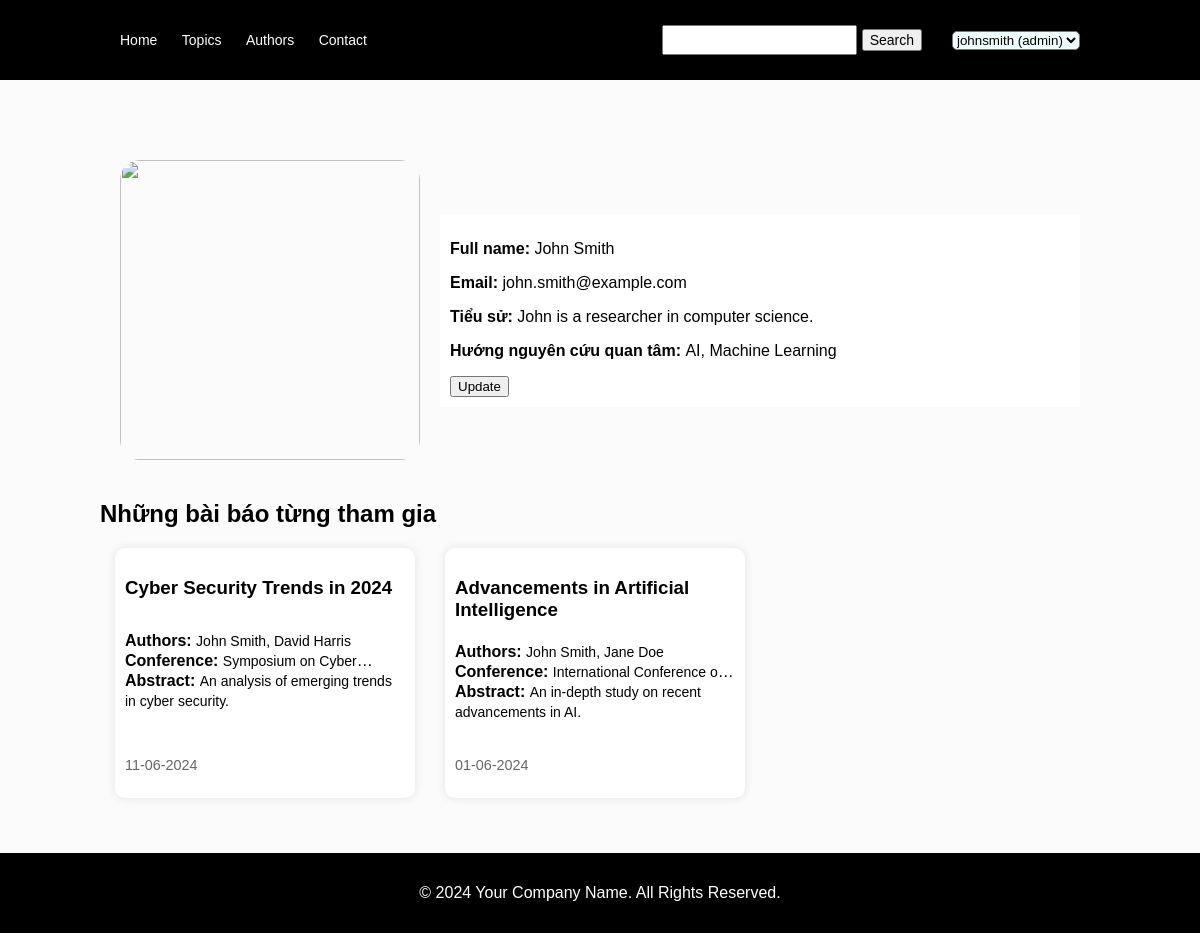
/index.php?action=profile (signed in), run on the app's committed database.
### tables this page shows
CREATE TABLE AUTHORS (
    user_id INT PRIMARY KEY,
    full_name VARCHAR(255) NOT NULL,
    website VARCHAR(255),
    profile_json_text VARCHAR(4000),
    image_path VARCHAR(255),
    FOREIGN KEY (user_id) REFERENCES USERS(user_id)
);

CREATE TABLE PAPERS (
    paper_id INT AUTO_INCREMENT PRIMARY KEY,
    title VARCHAR(255) NOT NULL,
    author_string_list VARCHAR(255) NOT NULL,
    abstract VARCHAR(1000) NOT NULL,
    conference_id INT NOT NULL,
    topic_id INT NOT NULL,
    user_id INT NOT NULL
);

CREATE TABLE CONFERENCES (
    conference_id INT AUTO_INCREMENT PRIMARY KEY,
    name VARCHAR(255) NOT NULL,
    abbreviation VARCHAR(10) NOT NULL,
    rank VARCHAR(1) NOT NULL,
    start_date DATE NOT NULL,
    end_date DATE NOT NULL,
    type VARCHAR(50) NOT NULL
);

### controller/profile_controller.php (called while the page is built, shortened)
<?php
    class ProfileController{
        public function index(){
            $user_id = $_SESSION['user_id'];
            $data_info = ProfileModel::getInformation($user_id);
            $data = ProfileModel::getMypapers($user_id);
            $data_info->profile_json_text = json_decode($data_info->profile_json_text);
            require_once"view/template/template.php";
    }
}
?>

### model/profile_model.php (called while the page is built, shortened)
<?php
class Author{
    public function __construct($full_name, $website, $profile_json_text, $image_path){
        $this->full_name = $full_name;
        $this->profile_json_text = $profile_json_text;
    }
}
class ProfileModel
{
    public static function getInformation($user_id)
    {
        $mysqli = connect();
        $mysqli->query("SET NAMES utf8");
        $query = "SELECT * from AUTHORS A  WHERE A.user_id = \"$user_id\"";
        $result = $mysqli->query($query);
        if ($result) {
            foreach ($result as $row) {
                $response = new Author($row['full_name'], $row['website'], $row['profile_json_text'], $row['image_path']);
            }
        }
        return $response;
   }
   public static function getMypapers($user_id){
    $mysqli = connect();
    $mysqli->query("SET NAMES utf8");
    $query = "SELECT * FROM PAPERS P JOIN PARTICIPATION PT ON P.paper_id = PT.paper_id AND P.user_id = PT.author_id JOIN CONFERENCES C ON C.conference_id = P.conference_id WHERE p.user_id = \"$user_id\" ORDER BY PT.date_added DESC";
    $result = $mysqli->query($query);
    $response = array();
    if ($result) {
        foreach ($result as $rowPaper) {
            $dateTime = $rowPaper["date_added"];
            $date = new DateTime($dateTime);
            $response[] = new PaperItem($rowPaper["title"], $rowPaper["author_string_list"], $rowPaper["abstract"], $date->format('d-m-Y'), $rowPaper["name"], $rowPaper['abbreviation'], $rowPaper["paper_id"],);
        }
    }
    return $response;
   }
}
?>

### model/search_model.php (called while the page is built, shortened)
<?php
class PaperItem
{
    public function __construct( $title, $listAuthor, $abstract, $dateAdded, $conference, $abbreviation, $paperId)
    {
        $this->title = $title;
        $this->listAuthor = $listAuthor;
        $this->abstract = $abstract;
        $this->dateAdded = $dateAdded;
        $this->conference = $conference;
    }
}
?>

### view/profile.php (the view)
<div class="profile">
    <div class="profile-author">
        <div class="image-item">
            <img src="<?php echo $_SESSION['image_path']; ?>" alt="" style="width: 300px; height: 300px;border-radius: 20px ;">
        </div>
        <div class="information">
            <div class="part-information">
                <p><span class="solid">Full name: </span>
                    <?php echo $data_info->full_name; ?>
                </p>
                <p><span class="solid">Email: </span>
                    <?php echo $_SESSION['email']; ?>
                </p>
                <p><span class="solid">Tiểu sử: </span>
                    <?php echo $data_info->profile_json_text->bio ?>
                </p>
                <p><span class="solid">Hướng nguyên cứu quan tâm: </span>
                    <?php echo implode(', ', $data_info->profile_json_text->interests) ?>
                </p>
            </div>
            <a href="index.php?action=page-update-profile"><input type="button" value="Update"></a>
        </div>
    </div>
    <h2>Những bài báo từng tham gia</h2>
    <div class="items">
        <div class="items">
            <?php foreach ($data as $paper): ?>
                <a href="index.php?action=detail-item" class="item-link">
                    <div class="item">
                        <h3><?php echo $paper->title; ?></h3>
                        <div class="space-content">
                            <div class="space-content-author-name">
                                <p><span class="solid">Authors: </span><span
                                        class="detail-content"><?php echo $paper->listAuthor; ?></span></p>
                            </div>
                            <div class="space-content-conference-name">
                                <p><span class="solid">Conference: </span><span
                                        class="detail-content"><?php echo $paper->conference; ?></span></p>
                            </div>
                            <div class="space-content-abstract">
                                <p><span class="solid">Abstract: </span><span
                                        class="detail-content"><?php echo $paper->abstract; ?></span></p>
                            </div>
                        </div>
                        <p class="date"><?php echo $paper->dateAdded ?></p>
                    </div>
                </a>
            <?php endforeach; ?>
        </div>
    </div>
</div>

### view/css/template.css (style rules this page uses)
* { box-sizing: border-box; }
a { text-decoration: none; color: inherit; }
html, body { background-color: rgb(251, 251, 251); font-family: Arial, Helvetica, sans-serif; margin: 0; padding: 0; width: 100%; height: 100%; }
.solid { font-weight: bolder; }

### view/css/profile.css (style rules this page uses)
.profile { margin-top: 20px; padding: 20px; width: 100%; height: auto; display: flex; flex-direction: column; justify-content: space-between; }
.profile-author { display: flex; align-items: center; width: 100%; height: auto; padding: 20px; }
.profile-author .image-item { width: 300px; height: 300px; margin-right: 20px; }
.profile-author .information { flex: 1; background-color: white; padding: 10px; }
.items { list-style: none; display: flex; flex-wrap: wrap; }
.items .item { background-color: white; box-shadow: 0 0 10px rgba(0, 0, 0, 0.1); transition: background-color 0.3s; height: 250px; width: 300px; margin: 0 15px 15px 15px; padding: 10px; border-radius: 10px; display: flex; flex-direction: column; justify-content: space-between; }
.space-content-abstract { display: -webkit-box; -webkit-line-clamp: 3; -webkit-box-orient: vertical; overflow: hidden; text-overflow: ellipsis; }
.space-content-conference-name { display: -webkit-box; -webkit-line-clamp: 1; -webkit-box-orient: vertical; overflow: hidden; text-overflow: ellipsis; }
.space-content-author-name { display: -webkit-box; -webkit-line-clamp: 1; -webkit-box-orient: vertical; overflow: hidden; text-overflow: ellipsis; }
.space-content { line-height: 20px; }
.space-content p { margin: 0; }
.detail-content { font-size: 14px; }
.item h3 { margin-bottom:0; padding-bottom: 0; }
.date { font-size: 0.9em; color: hsl(0, 0%, 40%); padding: 0; }

### data on the page
authors: full_name "John Smith"
papers: title "Cyber Security Trends in 2024", author_string_list "John Smith, David Harris", conference.name "Symposium on…", abstract "An analysis of emerging trends in cyber security.", dateAdded "11-06-2024"
papers: title "Advancements in Artificial Intelligence", author_string_list "John Smith, Jane Doe", conference.name "International Conference…", abstract "An in-depth study on recent advancements in AI.", dateAdded "01-06-2024"

### other printed values
$_SESSION['email'] "john.smith@example.com"
$data_info->profile_json_text->bio "John is a researcher in computer science."
implode(', ', $data_info->profile_json_text->interests) "AI, Machine Learning"
form field value "johnsmith (admin)"
